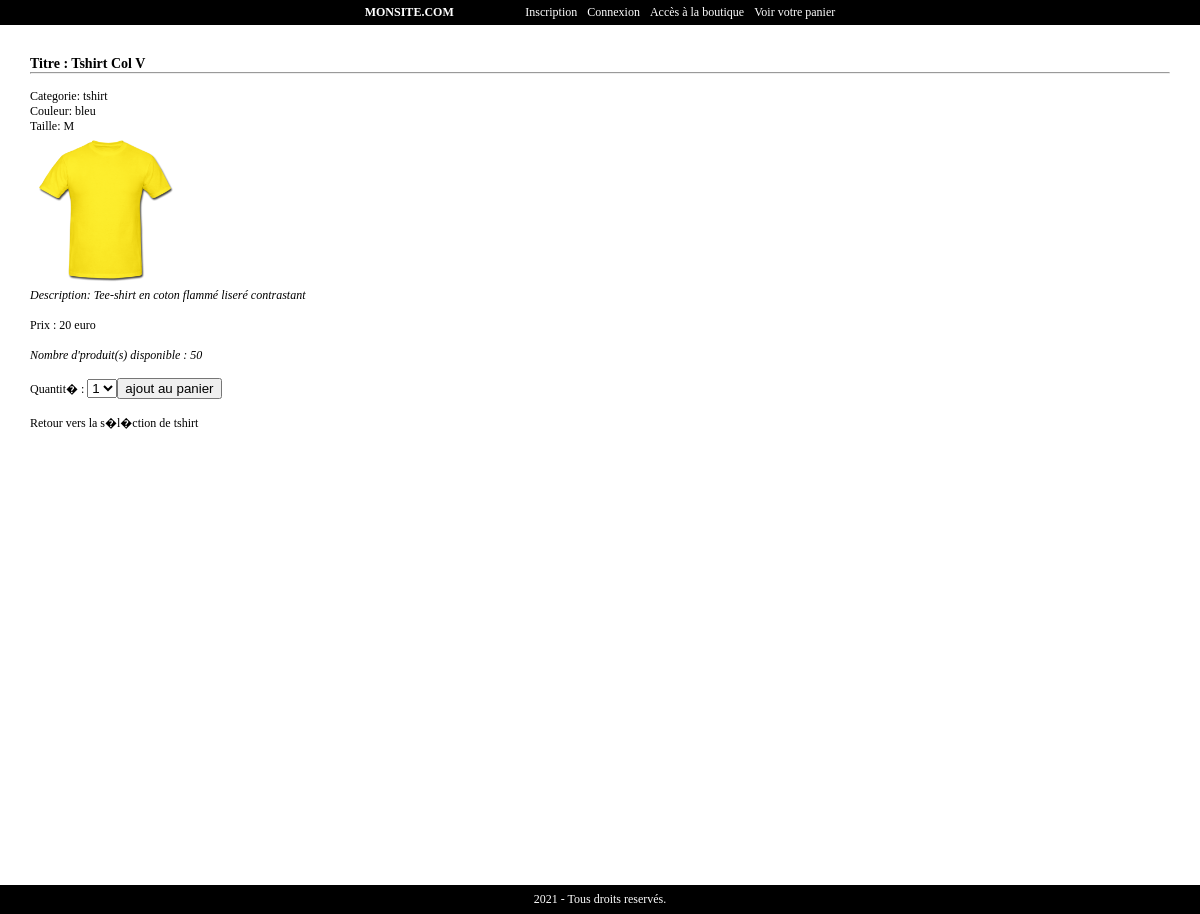
Page /fiche_produit.php?id_produit=1 on the committed database.
### tables this page shows
CREATE TABLE IF NOT EXISTS `produit` (
  `id_produit` int(3) NOT NULL AUTO_INCREMENT,
  `reference` varchar(20) NOT NULL,
  `categorie` varchar(20) NOT NULL,
  `titre` varchar(100) NOT NULL,
  `description` text NOT NULL,
  `couleur` varchar(20) NOT NULL,
  `taille` varchar(5) NOT NULL,
  `public` enum('m','f','mixte') NOT NULL,
  `photo` varchar(250) NOT NULL,
  `prix` int(3) NOT NULL,
  `stock` int(3) NOT NULL,
  PRIMARY KEY (`id_produit`),
  UNIQUE KEY `reference` (`reference`)
);

### inc/fonction.inc.php (called while the page is built, shortened)
<?php
function executeRequete($req)
{
	global $mysqli;
	$resultat = $mysqli->query($req);
	return $resultat;
}

### inc/init.inc.php (called while the page is built, shortened)
<?php
$mysqli = new mysqli("localhost", "root", "", "site");
    $mysqli->set_charset("ISO-8859-1");
$contenu = '';
require_once("fonction.inc.php");

### fiche_produit.php (the view, shortened to what this page needs)
<?php
require_once("inc/init.inc.php");
if(isset($_GET['id_produit'])) 	{ $resultat = executeRequete("SELECT * FROM produit WHERE id_produit = '$_GET[id_produit]'"); }
$produit = $resultat->fetch_assoc();
$contenu .= "<h3>Titre : $produit[titre]</h3><hr /><br />";
$contenu .= "<p>Categorie: $produit[categorie]</p>";
$contenu .= "<p>Couleur: $produit[couleur]</p>";
$contenu .= "<p>Taille: $produit[taille]</p>";
$contenu .= "<img src='$produit[photo]' width='150' height='150' />";
$contenu .= "<p><i>Description: $produit[description]</i></p><br />";
$contenu .= "<p>Prix : $produit[prix] euro </p><br />";
if($produit['stock'] > 0)
{
	$contenu .= "<i>Nombre d'produit(s) disponible : $produit[stock] </i><br /><br />";
	$contenu .= '<form method="post" action="panier.php">';
		$contenu .= "<input type='hidden' name='id_produit' value='$produit[id_produit]' />";
		$contenu .= '<label for="quantite">Quantit� : </label>';
		$contenu .= '<select id="quantite" name="quantite">';
			for($i = 1; $i <= $produit['stock'] && $i <= 5; $i++)
			{
				$contenu .= "<option>$i</option>";
			}
		$contenu .= '</select>';
		$contenu .= '<input type="submit" name="ajout_panier" value="ajout au panier" />';
	$contenu .= '</form>';
}
else
{
	$contenu .= 'Rupture de stock !';
}
$contenu .= "<br /><a href='index.php?categorie=" . $produit['categorie'] . "'>Retour vers la s�l�ction de " . $produit['categorie'] . "</a>";
require_once("inc/haut.inc.php");
echo $contenu;
require_once("inc/bas.inc.php");

### inc/css/style.css (style rules this page uses)
* { margin: 0; }
body { font-family : verdana; font-size: 12px; }
a { text-decoration: none; color: #000; }

### rows in the picture
produit: titre "Tshirt Col V", categorie "tshirt", couleur "bleu", taille "M", photo (picture), description "Tee-shirt en coton flammé liseré contrastant", prix "20", stock "50"

### other values in the picture
form field quantite "1"
